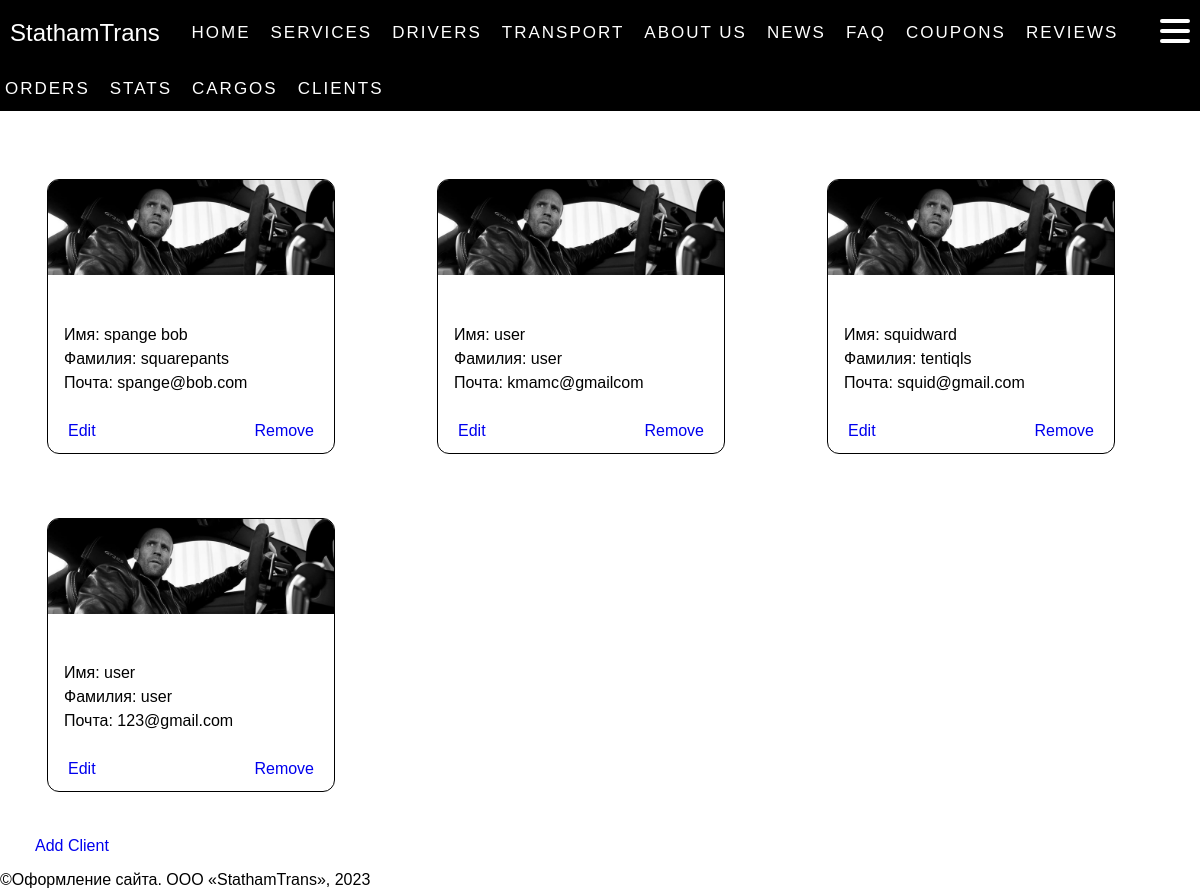
The page /home/clients/ (signed in) on the database its author committed.
### order/models.py (models this page shows, shortened)
class Client(models.Model):
    first_name = models.CharField(max_length=255, blank=False)
    last_name = models.CharField(max_length=255, blank=False)
    email = models.EmailField(max_length=255, blank=False, default="")

### order/views.py (the view)
# urls.py: path('clients/', views.clients_list, name='clients_list'),
@login_required
def clients_list(request):
    lst = Client.objects.all()
    return render(request, 'clients/clients_list.html', context={'clients_list': lst})

### order/templates/clients/clients_list.html (shortened to what this page needs)
{% extends "base_generic.html" %}
{% block content %}
{% if clients_list %}
<section class="services bg-secondary pt-4">
    <div class="container">
        <h2 style="margin-left: 2rem; color: white">Клиенты</h2>
        <div class="services__inner d-flex flex-wrap">
            {% for client in clients_list %}
            <div class="card" style="width: 18rem; margin: 2rem">
                <img src="../../static/images/1500x500.jpeg" class="card-img-top" alt="...">
                <div class="card-body">
                    <p class="card-text">
                        Имя: {{client.first_name}}
                        <br>
                        Фамилия: {{client.last_name}}
                        <br>
                        Почта: {{client.email}}
                    </p>
                </div>
                {% if user.is_staff %}
                <div class="d-flex justify-content-between p-2">
                    <a href="{% url 'edit_client' client.id %}" class="btn btn-warning">Edit</a>
                    <a href="{% url 'delete_client' client.id %}" class="btn btn-danger">Remove</a>
                </div>
                {% endif %}
            </div>
            {% endfor %}
        </div>
    </div>
</section>
{% else %}
<div class="container">
    <p>There are no clients.</p>
</div>
{% endif %}
{% if request.user.is_staff %}
<div class="container">
    <a href="{% url 'create-client' %}" class="btn btn-success mt-2">Add Client</a>
</div>
{% endif %}
{% endblock %}

### order/static/css/style.css (style rules this page uses)
*, *::before, *::after { box-sizing: border-box; }
body, h1, h2, h3, h4, p, ul[class], ol[class], li, figure, figcaption, blockquote, dl, dd { margin: 0; }
body { min-height: 100vh; scroll-behavior: smooth; text-rendering: optimizeSpeed; line-height: 1.5; font-family: 'SansSerif', sans-serif; }
img { max-width: 100%; display: block; }
.services { background-color: #000; }
.btn { display: inline-block; padding: 10px 20px; border-radius: 12px; text-decoration: none; }
.d-flex { display: flex; }
.justify-content-between { justify-content: space-between; }
.container { width: 100%; padding-right: 15px; padding-left: 15px; margin-right: auto; margin-left: auto; }

### order/static/css/services.css (style rules this page uses)
.services { background-color: #fff; }
.services__inner { display: grid; grid-template-columns: repeat(3, 1fr); }
.card { border-radius: 12px; border: #000 1px solid; overflow: hidden; margin: 0 20px; }
.card-body { padding: 14px 16px; }

### rows shown on the page
Client: first_name "spange bob", last_name "squarepants", email "spange@bob.com"
Client: first_name "user", last_name "user", email "kmamc@gmailcom"
Client: first_name "squidward", last_name "tentiqls", email "squid@gmail.com"
Client: first_name "user", last_name "user", email "123@gmail.com"
